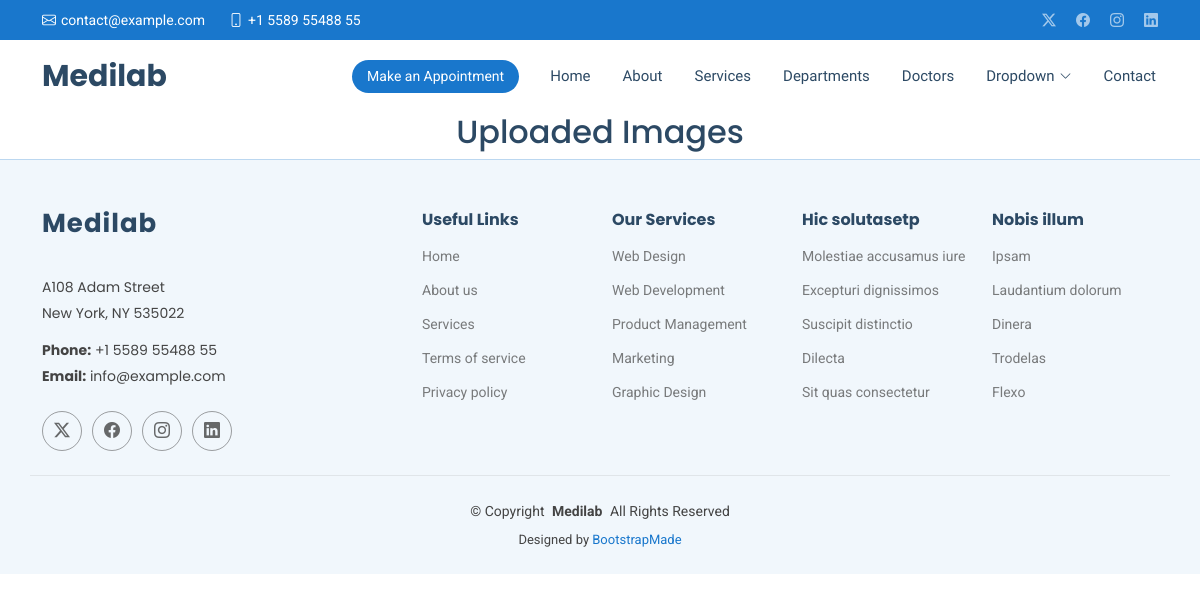
Page /showimage/ on the earlier database version.
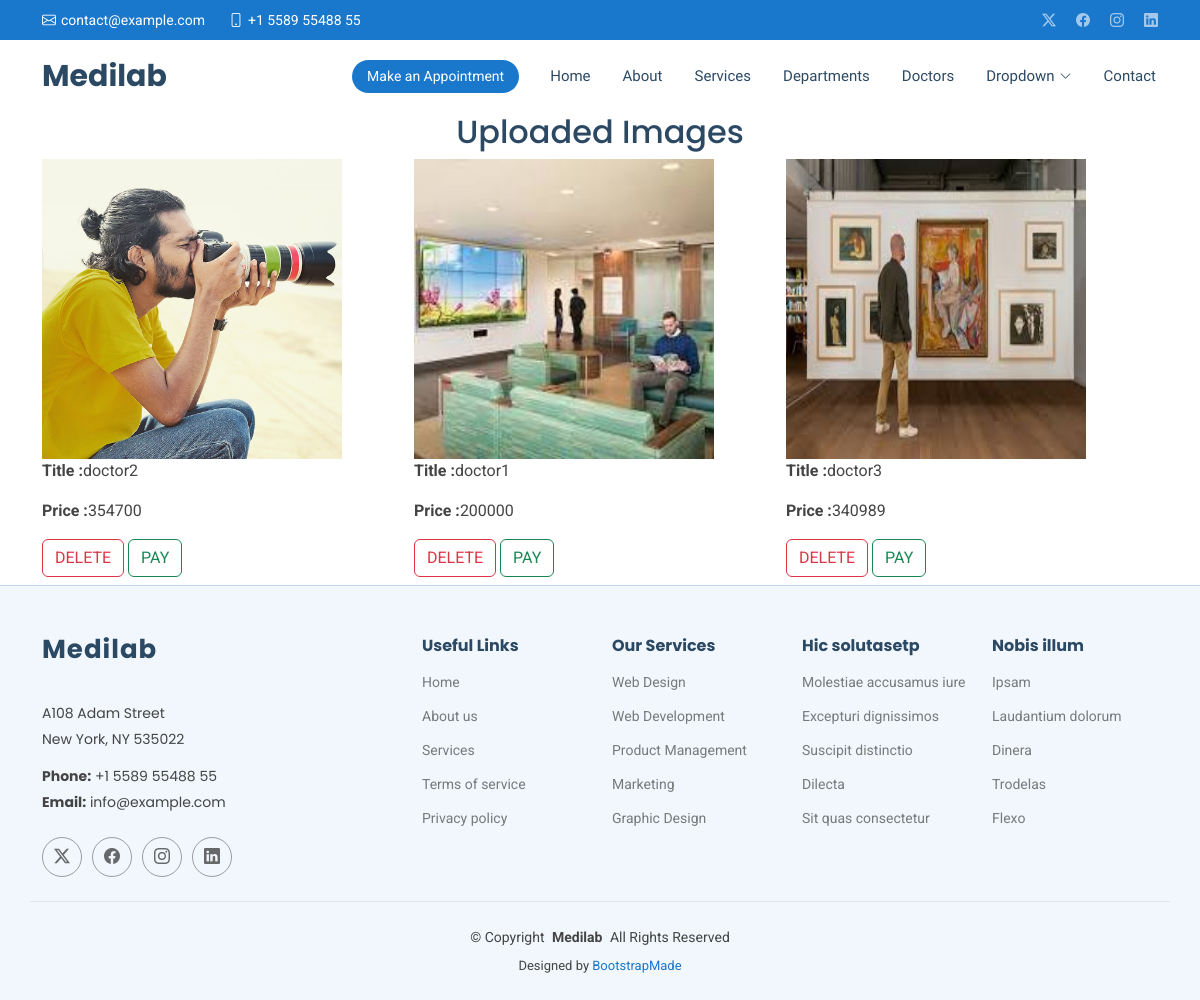
Same page on the later database version.
### medicioapp/models.py (models this page shows, shortened)
class ImageModel(models.Model):
    image = models.ImageField(upload_to='images/')
    title = models.CharField(max_length=50)
    price = models.CharField(max_length=50)

### medicioapp/views.py (the view)
# urls.py: path('showimage/', views.show_image, name='image'),
def show_image(request):
    images = ImageModel.objects.all()
    return render(request, 'show_image.html', {'images': images})

### templates/show_image.html
{% extends 'starter-page.html' %}
{% load static %}
{% block body %}
      <h2 class="text-center">Uploaded Images</h2>
       <div class="container">
          <div style="display: flex;
          justify-content:space-between;
          flex-wrap: wrap">
               {% for image in images %}
              <div class="col mb-2">
                  <img src="{{ image.image.url }}" alt="Uploaded Image" style="width: 300px;height:300px"> <br>
                  <p><strong>Title :</strong>{{ image.title }}</p>
                  <p><strong>Price :</strong>{{ image.price }}</p>
                  <a href="/imagedelete/{{ image.id }}" class="btn btn-outline-danger">DELETE</a>
                  <a href="" class="btn btn-outline-success">PAY</a><br>
              </div>
           {% endfor %}
          </div>
       </div>
  </main>
{% endblock %}

### templates/starter-page.html (shortened to what this page needs)
<!DOCTYPE html>
<html lang="en">
<head>
    {% load static %}
  <link href="{% static 'assets/vendor/bootstrap/css/bootstrap.min.css' %}" rel="stylesheet">
  <link href="{% static 'assets/vendor/bootstrap-icons/bootstrap-icons.css' %}" rel="stylesheet">
  <link href="{% static 'assets/vendor/aos/aos.css' %}" rel="stylesheet">
  <link href="{% static 'assets/vendor/fontawesome-free/css/all.min.css' %}" rel="stylesheet">
  <link href="{% static 'assets/vendor/glightbox/css/glightbox.min.css' %}" rel="stylesheet">
  <link href="{% static 'assets/vendor/swiper/swiper-bundle.min.css' %}" rel="stylesheet">
  <link href="{% static 'assets/css/main.css' %}" rel="stylesheet">
</head>
<body class="starter-page-page">
  <header id="header" class="header sticky-top">
    <div class="topbar d-flex align-items-center">
      <div class="container d-flex justify-content-center justify-content-md-between">
        <div class="contact-info d-flex align-items-center">
          <i class="bi bi-envelope d-flex align-items-center"><a href="mailto:contact@example.com">contact@example.com</a></i>
          <i class="bi bi-phone d-flex align-items-center ms-4"><span>+1 5589 55488 55</span></i>
        </div>
        <div class="social-links d-none d-md-flex align-items-center">
          <a href="#" class="twitter"><i class="bi bi-twitter-x"></i></a>
          <a href="#" class="facebook"><i class="bi bi-facebook"></i></a>
          <a href="#" class="instagram"><i class="bi bi-instagram"></i></a>
          <a href="#" class="linkedin"><i class="bi bi-linkedin"></i></a>
        </div>
      </div>
    </div>
    <div class="branding d-flex align-items-center">
      <div class="container position-relative d-flex align-items-center justify-content-between">
        <a href="index.html" class="logo d-flex align-items-center me-auto">
          <h1 class="sitename">Medilab</h1>
        </a>
        <nav id="navmenu" class="navmenu">
          <ul>
            <li><a href="{% url 'index' %}">Home<br></a></li>
            <li><a href="{% url 'about' %}">About</a></li>
            <li><a href="#services">Services</a></li>
            <li><a href="{% url 'departments' %}">Departments</a></li>
            <li><a href="{% url 'doctors' %}">Doctors</a></li>
            <li class="dropdown"><a href="#"><span>Dropdown</span> <i class="bi bi-chevron-down toggle-dropdown"></i></a>
            </li>
            <li><a href="#contact">Contact</a></li>
          </ul>
        </nav>
        <a class="cta-btn d-none d-sm-block" href="#appointment">Make an Appointment</a>
      </div>
    </div>
  </header>
  <main class="main">
    {% block body %}
     {% endblock %}
  <footer id="footer" class="footer light-background">
    <div class="container footer-top">
      <div class="row gy-4">
        <div class="col-lg-4 col-md-6 footer-about">
          <a href="index.html" class="logo d-flex align-items-center">
            <span class="sitename">Medilab</span>
          </a>
          <div class="footer-contact pt-3">
            <p>A108 Adam Street</p>
            <p>New York, NY 535022</p>
            <p class="mt-3"><strong>Phone:</strong> <span>+1 5589 55488 55</span></p>
            <p><strong>Email:</strong> <span>info@example.com</span></p>
          </div>
          <div class="social-links d-flex mt-4">
            <a href=""><i class="bi bi-twitter-x"></i></a>
            <a href=""><i class="bi bi-facebook"></i></a>
            <a href=""><i class="bi bi-instagram"></i></a>
            <a href=""><i class="bi bi-linkedin"></i></a>
          </div>
        </div>
        <div class="col-lg-2 col-md-3 footer-links">
          <h4>Useful Links</h4>
          <ul>
            <li><a href="#">Home</a></li>
            <li><a href="#">About us</a></li>
            <li><a href="#">Services</a></li>
            <li><a href="#">Terms of service</a></li>
            <li><a href="#">Privacy policy</a></li>
          </ul>
        </div>
        <div class="col-lg-2 col-md-3 footer-links">
          <h4>Our Services</h4>
          <ul>
            <li><a href="#">Web Design</a></li>
            <li><a href="#">Web Development</a></li>
            <li><a href="#">Product Management</a></li>
            <li><a href="#">Marketing</a></li>
            <li><a href="#">Graphic Design</a></li>
          </ul>
        </div>
        <div class="col-lg-2 col-md-3 footer-links">
          <h4>Hic solutasetp</h4>
          <ul>
            <li><a href="#">Molestiae accusamus iure</a></li>
            <li><a href="#">Excepturi dignissimos</a></li>
            <li><a href="#">Suscipit distinctio</a></li>
            <li><a href="#">Dilecta</a></li>
            <li><a href="#">Sit quas consectetur</a></li>
          </ul>
        </div>
        <div class="col-lg-2 col-md-3 footer-links">
          <h4>Nobis illum</h4>
          <ul>
            <li><a href="#">Ipsam</a></li>
            <li><a href="#">Laudantium dolorum</a></li>
            <li><a href="#">Dinera</a></li>
            <li><a href="#">Trodelas</a></li>
            <li><a href="#">Flexo</a></li>
          </ul>
        </div>
      </div>
    </div>
    <div class="container copyright text-center mt-4">
      <p>© <span>Copyright</span> <strong class="px-1 sitename">Medilab</strong> <span>All Rights Reserved</span></p>
      <div class="credits">
        Designed by <a href="https://bootstrapmade.com/">BootstrapMade</a>
      </div>
    </div>
  </footer>
</body>
</html>

Differences in the rows shown:
added ImageModel: image (picture), title "doctor2", price "354700"
added ImageModel: image (picture), title "doctor1", price "200000"
added ImageModel: image (picture), title "doctor3", price "340989"
